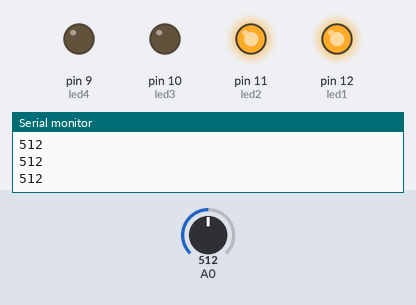
A sketch run on a simulated Arduino Uno, built with avr-gcc and run on an emulated ATmega328P. Shown: output pins drawn as LEDs (lit = HIGH), the last lines printed to the serial monitor. Inputs (shaded band) come from the test bench; at power-on: A0 = 512.

Above: at 1.3 s.
1.4 s: A0 set to 482
At 1.8 s:
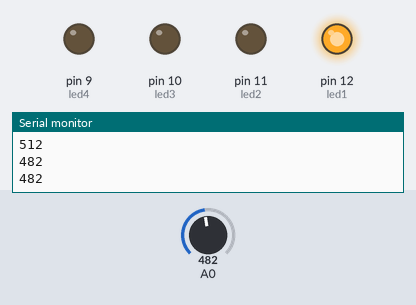
3.0 s: A0 set to 900
At 4.2 s:
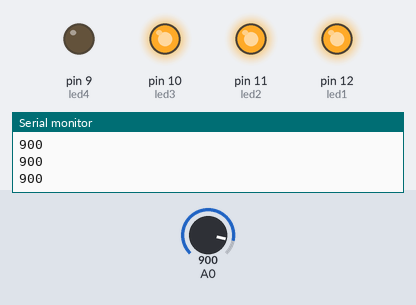
4.5 s: A0 set to 985
6.0 s: A0 set to 1016
At 6.6 s:
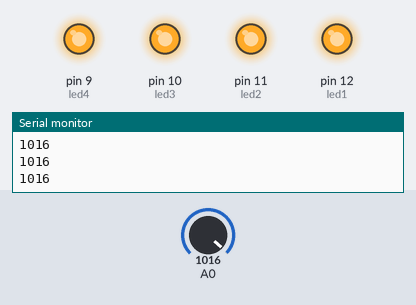
7.5 s: A0 set to 990
At 7.8 s:
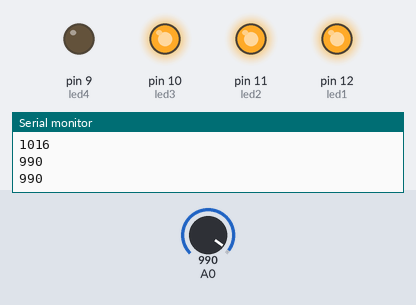
9.0 s: A0 set to 1010
At 10.2 s:
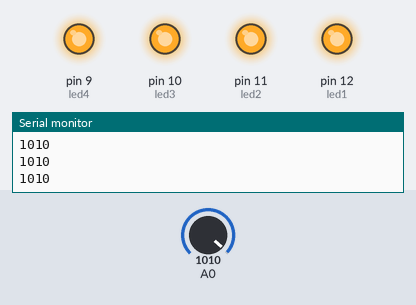
Timing chart, 0 to 11.5 s (numbered marks = the images above; inputs shaded):
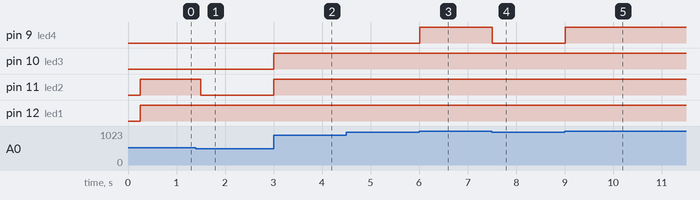

The sketch:

Arduino_exercise_17.ino
```cpp
int sensorVal;
int sensorMaxVal = 1000; // 1023

int led1 = 12;
int led2 = 11;
int led3 = 10;
int led4 = 9;

void setup() {
  Serial.begin(9600);
  pinMode(led1, OUTPUT);
  pinMode(led2, OUTPUT);
  pinMode(led3, OUTPUT);
  pinMode(led4, OUTPUT);
}

void loop() {
  delay(250);

  int sensorVal = analogRead(A0);
  Serial.println(sensorVal);

  for(int i = 1; i <= 4; i++) {
    if(sensorVal >= (sensorMaxVal / 4) * i) {
      digitalWrite(13 - i, HIGH); // pins 12 to 9
    } else {
      digitalWrite(13 - i, LOW);
    }
  }
}
```

Measured:
- the behaviour switches between 500 and 499 on A0 (found by bisection; images 0 and 1)
- the behaviour switches between 999 and 1000 on A0 (found by bisection; images 2 and 3)
- after the input at 1.4 s, pin 11 (led2): HIGH → LOW after 0.10 s
- after the input at 3.0 s, pin 10 (led3), pin 11 (led2): LOW → HIGH at once
- after the input at 6.0 s, pin 9 (led4): LOW → HIGH at once
- after the input at 7.5 s, pin 9 (led4): HIGH → LOW at once
- after the input at 9.0 s, pin 9 (led4): LOW → HIGH at once
